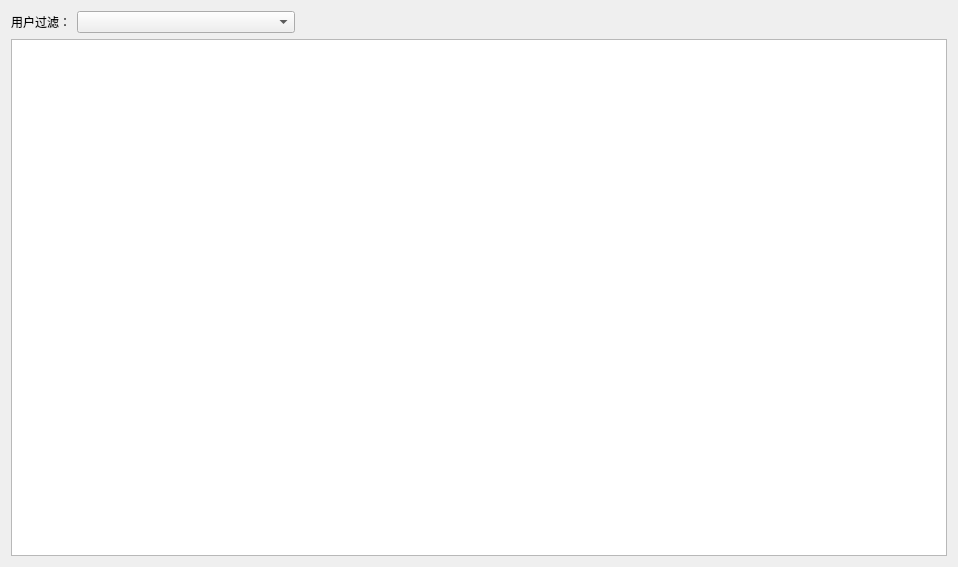
<?xml version="1.0" encoding="UTF-8"?>
<ui version="4.0">
 <class>Form</class>
 <widget class="QWidget" name="Form">
  <property name="geometry">
   <rect>
    <x>0</x>
    <y>0</y>
    <width>958</width>
    <height>567</height>
   </rect>
  </property>
  <property name="windowTitle">
   <string>审核查看全自动外层检测结果</string>
  </property>
  <layout class="QVBoxLayout" name="verticalLayout">
   <item>
    <layout class="QHBoxLayout" name="horizontalLayout" stretch="0,1,3">
     <item>
      <widget class="QLabel" name="label">
       <property name="text">
        <string>用户过滤：</string>
       </property>
      </widget>
     </item>
     <item>
      <widget class="QComboBox" name="comboBox"/>
     </item>
     <item>
      <spacer name="horizontalSpacer">
       <property name="orientation">
        <enum>Qt::Horizontal</enum>
       </property>
       <property name="sizeHint" stdset="0">
        <size>
         <width>40</width>
         <height>20</height>
        </size>
       </property>
      </spacer>
     </item>
    </layout>
   </item>
   <item>
    <widget class="QTableWidget" name="tableWidget"/>
   </item>
  </layout>
 </widget>
 <resources/>
 <connections/>
</ui>
